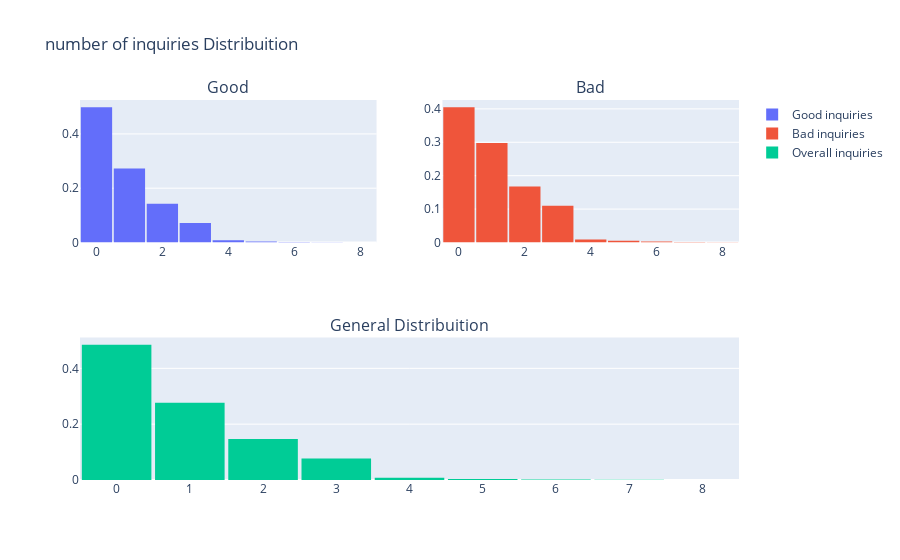

The code cell stored with this chart in its notebook:
### Code cell
#Lets explore the variable inq_last_6mths
#assumption is higher the number of inquiries riskier is the customer

df_good = df_credit.loc[df_credit["loan_status"] == '0']['inq_last_6mths'].values.tolist()
df_bad = df_credit.loc[df_credit["loan_status"] == '1']['inq_last_6mths'].values.tolist()
df_age = df_credit['inq_last_6mths'].values.tolist()

#First plot
tr0 = go.Histogram(
    x=df_good,
    histnorm='probability',
    name="Good inquiries"
)
#Second plot
tr1 = go.Histogram(
    x=df_bad,
    histnorm='probability',
    name="Bad inquiries"
)
#Third plot
tr2 = go.Histogram(
    x=df_age,
    histnorm='probability',
    name="Overall inquiries"
)

#Creating the grid
fig = tls.make_subplots(rows=2, cols=2, specs=[[{}, {}], [{'colspan': 2}, None]],
                          subplot_titles=('Good','Bad', 'General Distribuition'))

#setting the figs
fig.append_trace(tr0, 1, 1)
fig.append_trace(tr1, 1, 2)
fig.append_trace(tr2, 2, 1)

fig['layout'].update(showlegend=True, title='number of inquiries Distribuition', bargap=0.05)
py.iplot(fig, filename='custom-sized-subplot-with-subplot-titles')

### Figure 1 — Plotly figure (JSON) as saved in the notebook; plotly's stock layout.template omitted (floating-point values rounded to 4 significant figures; data arrays with more than 128 entries replaced by an {"elided": "..."} marker saying what was removed)
{"data": [{"histnorm": "probability", "name": "Good inquiries", "type": "histogram", "x": {"elided": "32950 int values"}, "xaxis": "x", "yaxis": "y"}, {"histnorm": "probability", "name": "Bad inquiries", "type": "histogram", "x": {"elided": "5627 int values"}, "xaxis": "x2", "yaxis": "y2"}, {"histnorm": "probability", "name": "Overall inquiries", "type": "histogram", "x": {"elided": "38577 int values"}, "xaxis": "x3", "yaxis": "y3"}], "layout": {"annotations": [{"font": {"size": 16}, "showarrow": false, "text": "Good", "x": 0.225, "xanchor": "center", "xref": "paper", "y": 1, "yanchor": "bottom", "yref": "paper"}, {"font": {"size": 16}, "showarrow": false, "text": "Bad", "x": 0.775, "xanchor": "center", "xref": "paper", "y": 1, "yanchor": "bottom", "yref": "paper"}, {"font": {"size": 16}, "showarrow": false, "text": "General Distribuition", "x": 0.5, "xanchor": "center", "xref": "paper", "y": 0.375, "yanchor": "bottom", "yref": "paper"}], "bargap": 0.05, "showlegend": true, "title": {"text": "number of inquiries Distribuition"}, "xaxis": {"anchor": "y", "domain": [0, 0.45]}, "xaxis2": {"anchor": "y2", "domain": [0.55, 1]}, "xaxis3": {"anchor": "y3", "domain": [0, 1]}, "yaxis": {"anchor": "x", "domain": [0.625, 1]}, "yaxis2": {"anchor": "x2", "domain": [0.625, 1]}, "yaxis3": {"anchor": "x3", "domain": [0, 0.375]}}}
